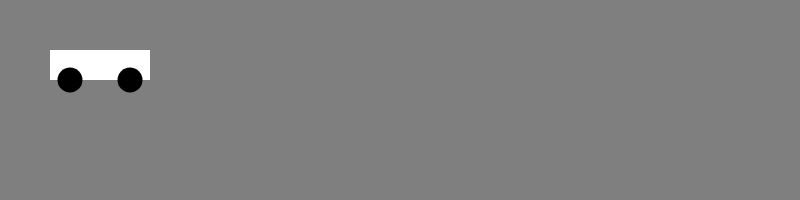
Frame 1 (no input)
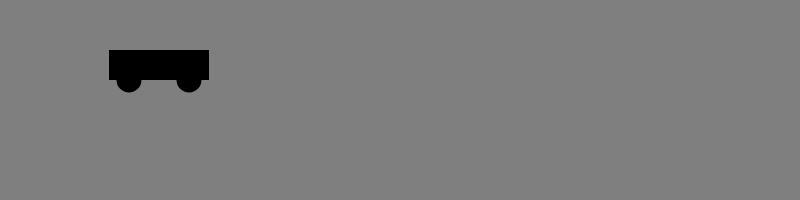
Frame 60 (no input)
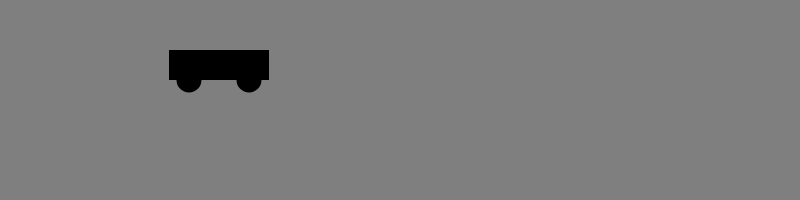
Frame 120 (the mouse pressed at the canvas centre since frame 60)

The p5.js sketch that drew these frames (run headless with seeded random() and noise() and a simulated clock; from frame 60 on, the mouse is pressed at the canvas centre):

// p5.js sketch
// ── sketch.js
// Example by Tegan Bristow 2015
// Car Object vs function

// What do we do if we want to access the speed variable from move rather than the constructor?


function setup() {
  createCanvas(800, 200);
  background(204);
  noStroke();
  slowCar = new carObj(50,50, 100, 1);
}

function draw() {
  background(127);
  slowCar.display();
  slowCar.move();

}

function carObj(tempX, tempY, tempW, tempSpeed){
  this.carW = tempW;
  this.carH = tempW*0.3;
  this.carX = tempX;
  this.carY = tempY;
  this.carSpeed = tempSpeed;

  this.display = function(){
    //body
    rect(this.carX,this.carY, this.carW, this.carH);
    //wheels
    fill(0);
    ellipse(this.carX + this.carW*0.2, this.carY+this.carH, this.carW/4, this.carW/4);
    ellipse(this.carX + this.carW*0.8, this.carY+this.carH, this.carW/4, this.carW/4);
  }

  this.move = function(){
    this.carX += this.carSpeed;
    if (this.carX > width) {
      this.carX = 0;
    }
  }


}
